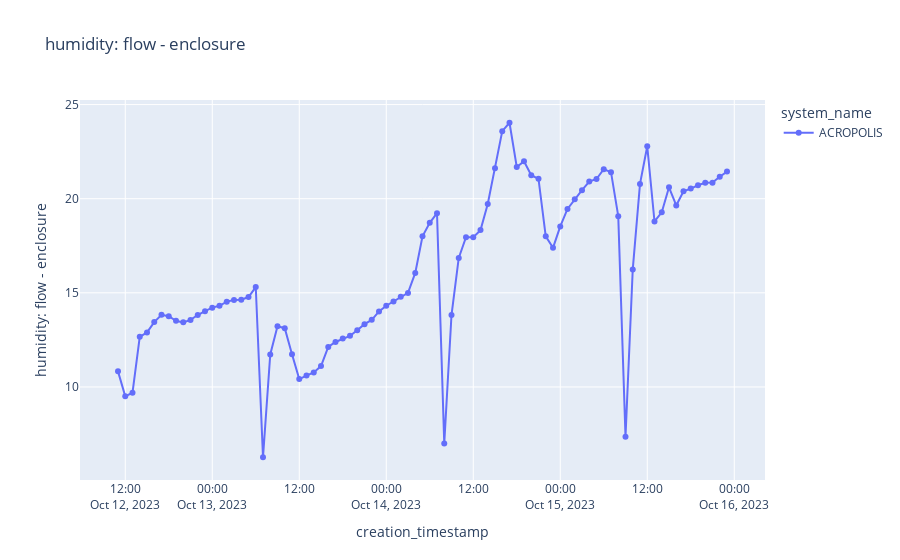

Notebook cell for this chart:
### Code cell
# Humidity Delta
col_name = "humidity: flow - enclosure"

df_temp = df_a.with_columns((pl.col("sht45_humidity") - pl.col("enclosure_bme280_humidity")).alias(col_name)) \
.select("creation_timestamp","system_name",col_name)

plot_sensor_measurement(df_temp.collect(), col_name=col_name)
